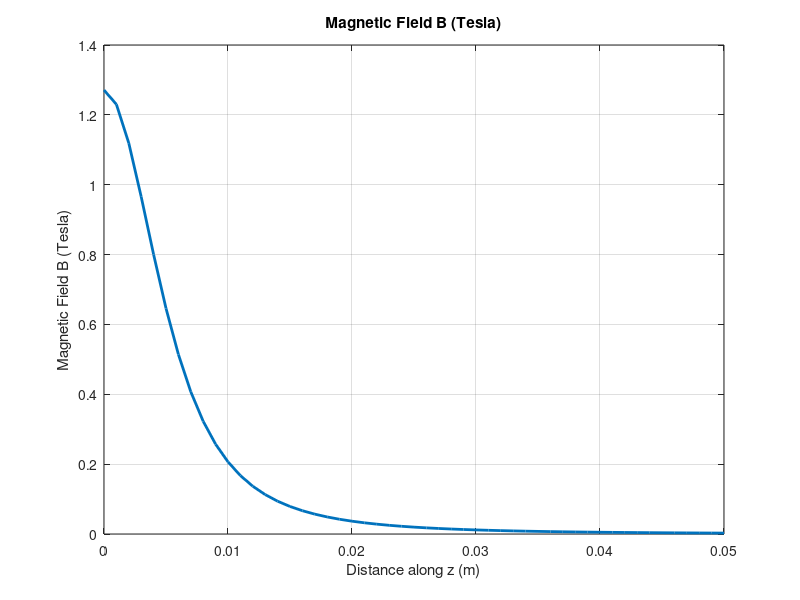
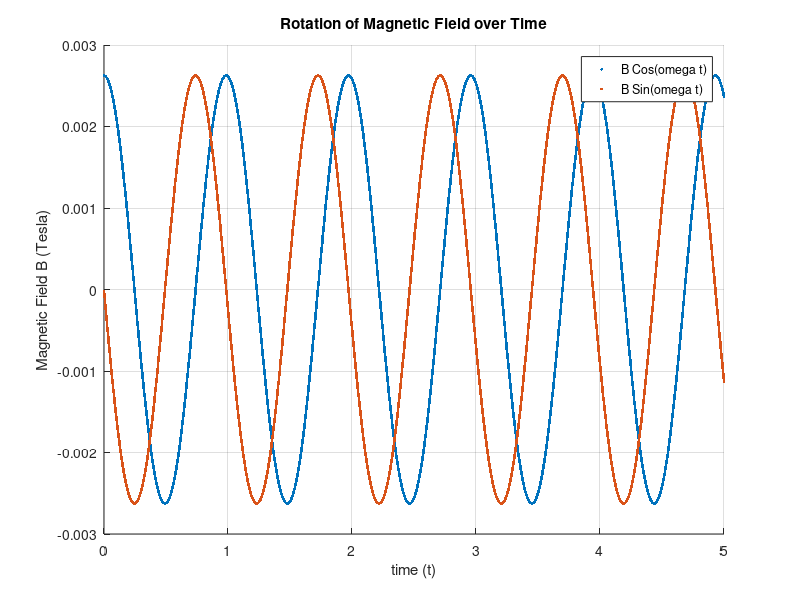
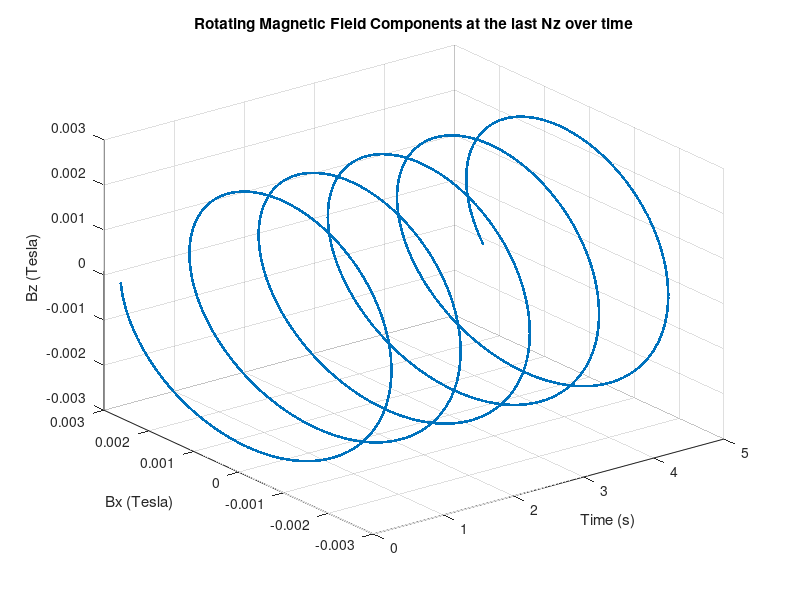
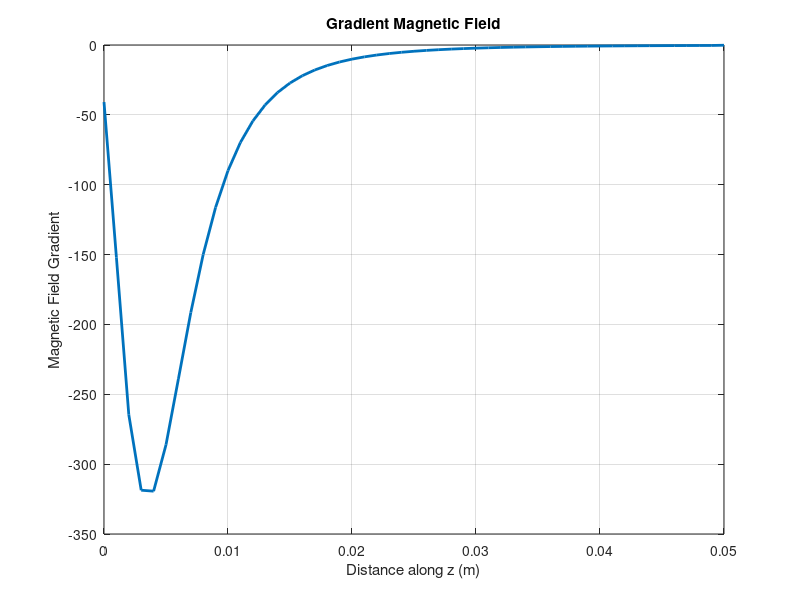

Recreate these plots in MATLAB, in order.
clear
clc
close all


mu0 = 4*pi*1e-7; %Vs/AM = N/A^2
f = 2;
pi = 3.14;

%% Actuator Magnet properties - center at (0,0,0)

M0 = 4.17e6; % volume magnetization [A/m] (it is for the actuator magnet)
%l = 0.0127; %m actuator magnet size
%a = 0.0254; %m

a = 0.0127/2; % Radius of Cylinder, Unit m
l = 0.0127/4;  % Semi-Length of Cylinder, Unit m


om = 2*pi*f; %rotation speed in rad/s
Vy = 0.002; %translational speed along y in m/s



%% Robot Magnet Properties - center at (0,0,0.05)

vm = 1.927e-10; %volume of robot magnet
m0 = [0 ;0 ;4.17e6]; % this one is for the robot TO BE CHANGED
m1 = [0; 4.17e6 ;0]; % this one is for the robot TO BE CHANGED

loc = 0.05; %location of center of robot magnet
m = 0.01; % magnet mass in kg (measure the weight at the kab)



%% Counters

tend = 5; % length of time

zc = 0:0.001:loc; %discretization of the distance between the center of magnets

t = 0:0.001:tend; %discretization of time (s)

Nz = size(zc,2);
Nt = size(t,2);




%% Calculation of rotating and translating magnetic field

for j = 1:Nt
   for i=1:Nz

        % calculation of field along z
        term1 = (zc(i)+l/2)/(a^2+(zc(i)+l/2)^2)^0.5;
        term2 = (zc(i)-l/2)/(a^2+(zc(i)-l/2)^2)^0.5;
        Bc = mu0*(M0*l)*(term1-term2)/(2*l); % Tesla = N/Am
        B(i)= Bc; %Tesla
        Bg(i) = Bc *1e4; %Gauss
        Bry(j, i) = 0;
   end
   
   
    %Definition of rotating magnetic field
    Brx(j, :) = B*cos(om*j);
    Brz(j, :) = B*sin(om*j);
   
    
end



%% Plotting B at one time-step

figure;
plot(zc, B, 'LineWidth', 2);
title('Magnetic Field B (Tesla)');
xlabel('Distance along z (m)');
ylabel('Magnetic Field B (Tesla)');
grid on;

%% Plotting B at one location

figure;
scatter(t, Brx(:, Nz),4, 'filled');
hold on;
scatter(t, Brz(:, Nz),4, 'filled')
title('Rotation of Magnetic Field over Time');
xlabel('time (t)');
ylabel('Magnetic Field B (Tesla)');
legend({'B Cos(omega t)','B Sin(omega t)'});
grid on;

%% Plotting Brx and Brz over time at the last Nz in 3D

figure;
scatter3(t, Brx(:, Nz), Brz(:, Nz),4, 'filled');
title('Rotating Magnetic Field Components at the last Nz over time');
xlabel('Time (s)');
ylabel('Bx (Tesla)');
zlabel('Bz (Tesla)');
grid on;

%% Calculation of gradient


for i = 1:Nz
                 if i == 1
        dz(i) = (B(i+1) - B(i)) /0.001;
    elseif i == Nz
        dz(i) = (B(i) - B(i-1)) /0.001;
    else
        dz(i) = (B(i+1) - B(i-1)) /0.001;
                 end
end

% Plotting Gradient at one time-step

figure;
plot(zc, dz, 'LineWidth', 2);
title('Gradient Magnetic Field');
xlabel('Distance along z (m)');
ylabel('Magnetic Field Gradient');
grid on;



for j = 1:Nt
    
    
   for i=1:Nz
     
          if i == 1
        dBdx(j, i) = (Brx(j, i+1) - Brx(j, i)) /0.001;
    elseif i == Nz
        dBdx(j, i) = (Brx(j, i) - Brx(j, i-1)) /0.001;
    else
        dBdx(j, i) = (Brx(j, i+1) - Brx(j, i-1)) /0.001;
          end
          
         
                    if i == 1
        dBdy(j, i) = (Bry(j, i+1) - Bry(j, i)) /0.001;
    elseif i == Nz
        dBdy(j, i) = (Bry(j, i) - Bry(j, i-1)) /0.001;
    else
        dBdy(j, i) = (Bry(j, i+1) - Bry(j, i-1)) /0.001;
          end
       
       
          if i == 1
        dBdy(j, i) = (Bry(j, i+1) - Bry(j, i)) /0.001;
    elseif i == Nz
        dBdy(j, i) = (Bry(j, i) - Bry(j, i-1)) /0.001;
    else
        dBdy(j, i) = (Bry(j, i+1) - Bry(j, i-1)) /0.001;
          end
          
       
       if i == 1
        dBdz(j, i) = (Brz(j, i+1) - Brz(j, i)) /0.001;
    elseif i == Nz
        dBdz(j, i) = (Brz(j, i) - Brz(j, i-1)) /0.001;
    else
        dBdz(j, i) = (Brz(j, i+1) - Brz(j, i-1)) /0.001;
       end


   end

end



%% Calculation of Force or Torque - Bullshit from this point
  
initial_dBdx = dBdx(1, :);
initial_dBdy = dBdy(1, :);
initial_dBdz = dBdz(1, :);

initial_Brx = zeros(1,51); 
initial_Bry = zeros(1,51);
initial_Brz = B(1, :);

initial_grad =  [initial_dBdx; initial_dBdy; initial_dBdz];
initial_B = [initial_Brx; initial_Bry; initial_Brz];

F(:,:) = vm * (m0.* initial_grad);

for i = 1:Nz

    T(:, i) = (vm * cross(m1, [initial_Brx(i) initial_Bry(i) initial_Brz(i)]));
end


% Plot F and T

figure;
plot(zc, F(3, :), 'b', 'LineWidth', 2); % Plot F in blue
%title('Force');
xlabel('Distance along z (m)');
ylabel('Force (N)');
grid on;

figure;
plot(zc, T(1, :), 'b', 'LineWidth', 2); % Plot T in red
%title('Torque');
xlabel('Distance along z (m)');
ylabel('Torque (N.m)');
grid on;